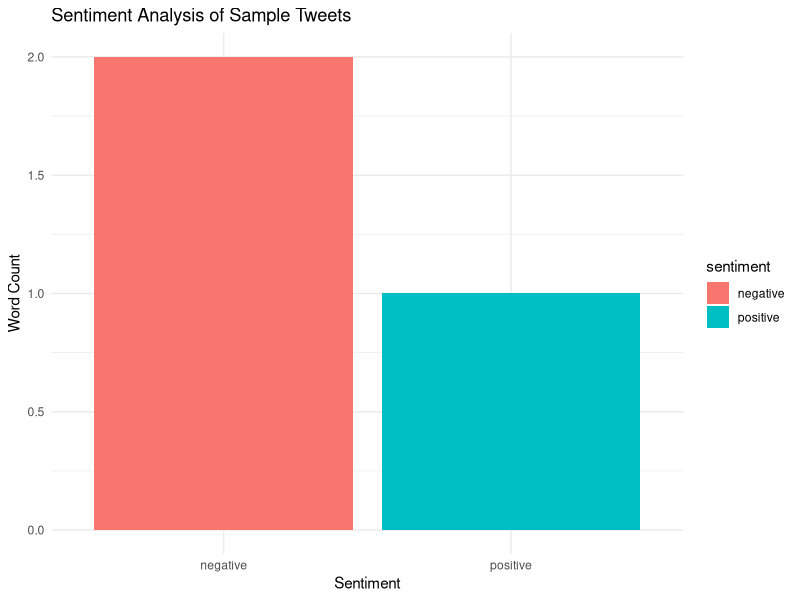

Here is the R script that generated this plot:
install.packages("dplyr")
install.packages("tidytext")
install.packages("ggplot2")


# Load necessary libraries
library(dplyr)
library(tidytext)
library(ggplot2)

# Step 1: Sample tweet data (instead of Twitter API)
tweets <- data.frame(
  status_id = 1:5,
  text = c(
    "Hello this is R programming",
    "Sometimes its so annoying to run the code. ",
    "the weather is good today!",
    "I dont like bugs.",
    "R is so easy programming and visualization language."
  )
)

# Step 2: Clean and tokenize tweet text
tweet_words <- tweets %>%
  unnest_tokens(word, text)

# Remove stop words
data("stop_words")
clean_words <- tweet_words %>%
  anti_join(stop_words)

# Step 3: Perform sentiment analysis using Bing lexicon
sentiment <- clean_words %>%
  inner_join(get_sentiments("bing"))

# Print sentiment words
print(sentiment)

# Step 4: Visualize sentiment distribution
sentiment %>%
  count(sentiment, sort = TRUE) %>%
  ggplot(aes(x = reorder(sentiment, -n), y = n, fill = sentiment)) +
  geom_col() +
  labs(
    title = "Sentiment Analysis of Sample Tweets",
    x = "Sentiment",
    y = "Word Count"
  ) +
  theme_minimal()
